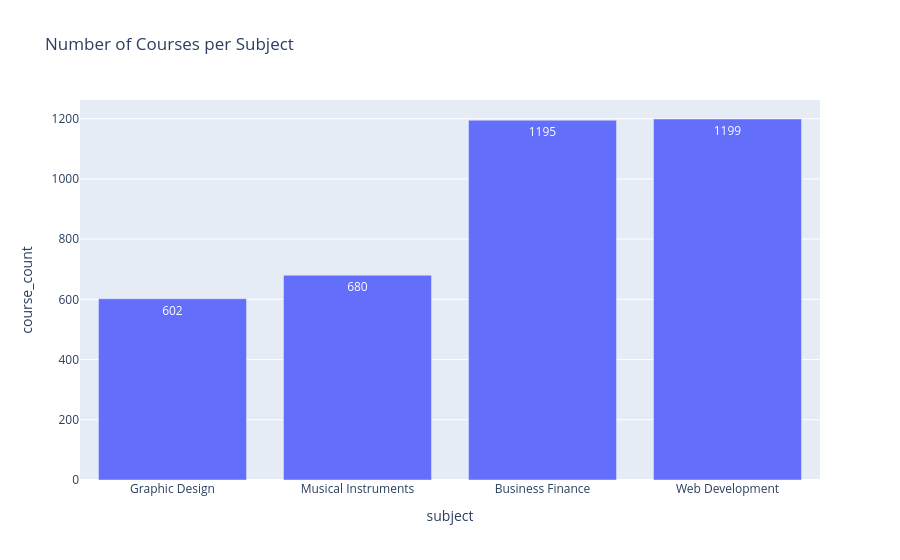

Notebook source saved alongside this figure:
### Code cell
px.bar(
    subject_courses,
    x='subject',
    y='course_count',
    text_auto=True,
    title='Number of Courses per Subject'
)

### Figure 1 — Plotly figure (JSON) as saved in the notebook; plotly's stock layout.template omitted (floating-point values rounded to 4 significant figures)
{"data": [{"hovertemplate": "subject=%{x}<br>course_count=%{y}<extra></extra>", "legendgroup": "", "marker": {"color": "#636efa", "pattern": {"shape": ""}}, "name": "", "orientation": "v", "showlegend": false, "textposition": "auto", "texttemplate": "%{y}", "type": "bar", "x": ["Graphic Design", "Musical Instruments", "Business Finance", "Web Development"], "xaxis": "x", "y": [602, 680, 1195, 1199], "yaxis": "y"}], "layout": {"barmode": "relative", "legend": {"tracegroupgap": 0}, "title": {"text": "Number of Courses per Subject"}, "xaxis": {"anchor": "y", "domain": [0, 1], "title": {"text": "subject"}}, "yaxis": {"anchor": "x", "domain": [0, 1], "title": {"text": "course_count"}}}}
